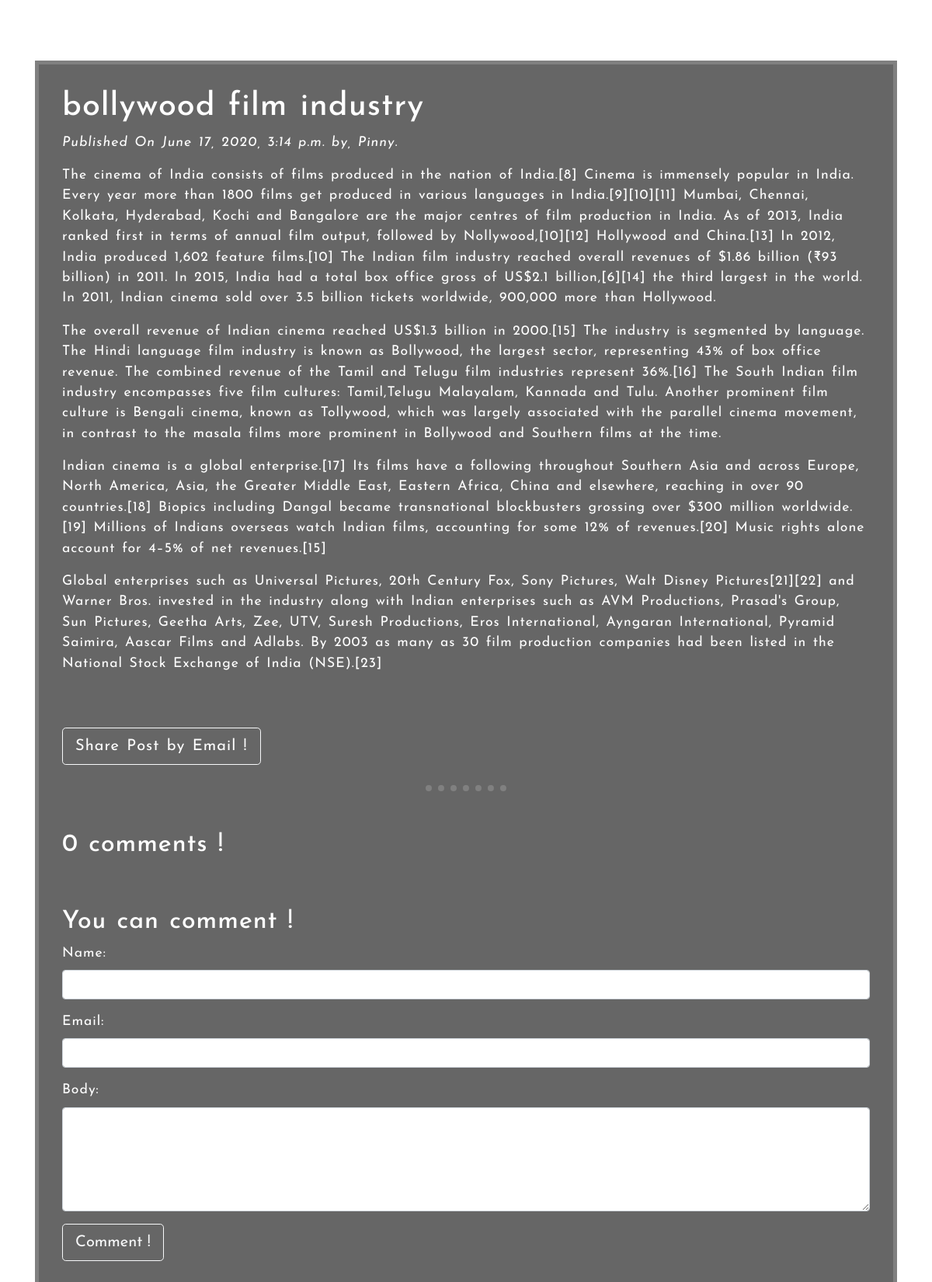
Screenshot of /2020/06/17/bollywood-film-industry/ with the database file from the repository.
### blogApp/models.py (models this page shows, shortened)
class Post(models.Model):
    STATUS_CHOICES = (('draft', 'Draft'), ('published', 'Published'))
    title = models.CharField(max_length=256)
    slug = models.SlugField(max_length=264, unique_for_date='publish')
    author = models.ForeignKey(User, related_name='blog_post',on_delete=models.DO_NOTHING)
    body = models.TextField()
    publish = models.DateTimeField(default=timezone.now)
    created = models.DateTimeField(auto_now_add=True)
    updated = models.DateTimeField(auto_now=True)
    status = models.CharField(max_length=10, choices=STATUS_CHOICES, default='draft')
    tags = TaggableManager()
    class Meta:
        ordering = ('-publish',)
    def get_absolute_url(self):
        return reverse('post_detail', args=[
            self.publish.year,
            self.publish.strftime('%m'),
            self.publish.strftime('%d'),
            self.slug
        ])

### blogApp/views.py (the view, shortened to what this page needs)
def post_detail_view(request, year, month, day, post):
    post = get_object_or_404(Post, slug=post, status='published', publish__year=year, publish__month=month, publish__day=day)
    comments = post.comments.filter(active=True)
    csubmit = False
    form = CommentsForm()
    return render(request, 'blogApp/post_detail.html', {'post': post, 'form': form, 'csubmit': csubmit, 'comments': comments})

### blogApp/forms.py
class CommentsForm(forms.ModelForm):
    class Meta:
        model = Comments
        fields = ['name', 'email', 'body']
        widgets = {
            'name': forms.TextInput(
                attrs={
                    'class':'form-control'
                }
            ),
            'email': forms.EmailInput(
                attrs={
                    'class': 'form-control'
                }
            ),
            'body': forms.Textarea(
                attrs={
                    'class': 'form-control',
                    'rows':5
                }
            )
        }

### templates/blogApp/post_detail.html (shortened to what this page needs)
{% extends '../base.html' %}
{% block content %}
<h1><a href="{{post.get_absolute_url}}">{{post.title}}</a></h1>
<p id="date"><i>Published On {{post.publish}} by, {{post.author|title}}.</i></p>
{{post.body|linebreaks}}
<br>
<br>
<a href="/{{post.id}}/share" class="btn btn-lg btn-outline-light" id="shareviaEmail">Share Post by Email !</a> <br><br>
<hr id="seperator">
    {% with comments.count as comment_count %}
    <h2>{{comment_count}} comment{{comment_count|pluralize}} !</h2>
    {% endwith %}
    <br><br>
    <h2>You can comment !</h2>
    <form method="POST" >
        {{form.as_p}}
        <input type="submit" class="btn btn-lg btn-outline-light" value="Comment !">
    </form>
{% endblock %}

### static/css/master.css (style rules this page uses)
* { margin: 0; padding: 0; }
body { background-image:url(../images/nature.jpg); -webkit-background-size:cover; background-size: cover; background-repeat: no-repeat; background-position: center; height: 100vh; background-attachment: fixed; font-family: 'Josefin Sans', sans-serif; }
#mtext a { text-decoration: none; color: white; }
#mtext h1 { font-size: 2.6rem; }
#seperator { border-top:8px dotted gray; width: 10%; margin: 0 45% 50px; }

### rows the page displays
Post: title "bollywood film industry", publish "June 17, 2020, 3:14 p.m.", author "Pinny", body "The cinema of India consists of films produced in the nation of India.[8] Cinema is immensely popular in India. Every year more than 1800 films get produced in various languages in India.[9][10][11] Mumbai, Chennai, Kolkata, Hyderabad, Kochi and Bangalore are the major centres of film production in India. As of 2013, India ranked first in terms of annual film output, followed by Nollywood,[10][12] Hollywood and China.[13] In 2012, India produced 1,602 feature films.[10] The Indian film industry reached overall revenues of $1.86 billion (₹93 billion) in 2011. In 2015, India had a total box office gross of US$2.1 billion,[6][14] the third largest in the world. In 2011, Indian cinema sold over…"

### other values shown
{{ comment_count }} "0"
